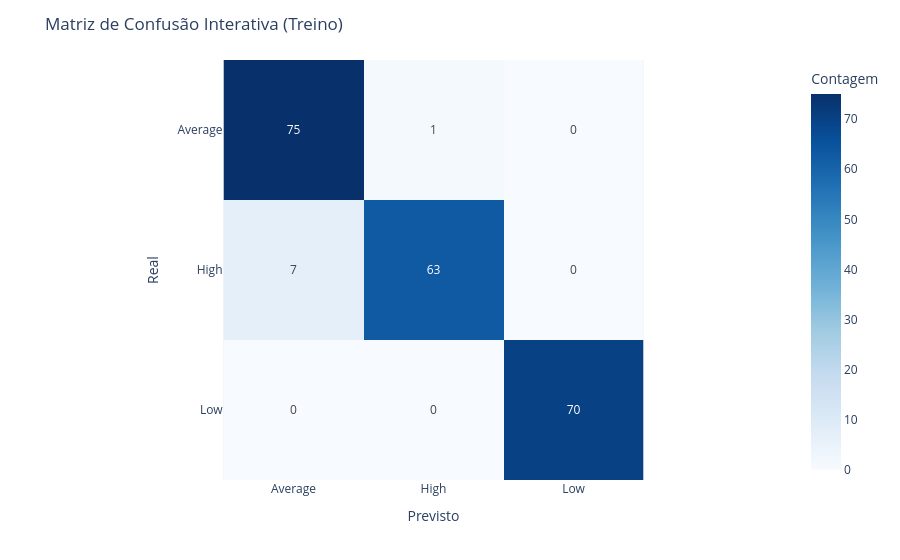

The notebook cell saved with this chart:
### Markdown cell above
Dica: Para calcularmos o recall em classificação multi classe precisamos usar o atributo macro:
recall = recall_score(y_train, y_pred_train, average='macro')

### Code cell
df = pd.read_csv("CREDIT_SCORE_BALANCEADO.csv")
display(df.head())

colunas_candidatas = [col for col in df.columns if 'score' in col.lower() or 'credito' in col.lower()]
target_col = colunas_candidatas[0] if colunas_candidatas else df.columns[-1]

y = df[target_col]
X = df.drop(columns=[target_col])

X_train, X_test, y_train, y_test = train_test_split(X, y, test_size=0.2, random_state=42)

print("="*40)
print("1. VERIFICAÇÃO DO NÚMERO DE LINHAS")
print("="*40)
total_original = len(df)
total_dividido = len(X_train) + len(X_test)
print(f"Total original: {total_original}")
print(f"Treino + Teste: {total_dividido}")
print("Status:", "OK" if total_original == total_dividido else "Divergência")

print("\n" + "="*40)
print("2. VERIFICAÇÃO DAS VARIÁVEIS")
print("="*40)
print(f"y: '{target_col}'")
print(f"X: {X.shape[1]} colunas")

print("\n" + "="*40)
print("3. BALANCEAMENTO EM Y (TESTE)")
print("="*40)
print(y_test.value_counts())
print("\nPercentual (%):")
print(y_test.value_counts(normalize=True) * 100)

modelo = GaussianNB()
modelo.fit(X_train, y_train)

print("\n" + "="*40)
print("4. MODELO TREINADO (GaussianNB)")
print("="*40)
display(modelo)
print("\nClasses aprendidas:", modelo.classes_)

y_pred_train = modelo.predict(X_train)

print("\n" + "="*40)
print("5. AVALIAÇÃO NOS DADOS DE TREINO")
print("="*40)
acuracia_train = accuracy_score(y_train, y_pred_train)
recall_train = recall_score(y_train, y_pred_train, average='macro')
matriz_conf_train = confusion_matrix(y_train, y_pred_train)

print(f"Acurácia (Treino): {acuracia_train:.4f}")
print(f"Recall Macro (Treino): {recall_train:.4f}")

classes = modelo.classes_
fig = px.imshow(
    matriz_conf_train,
    x=classes,
    y=classes,
    text_auto=True,
    color_continuous_scale="Blues",
    labels=dict(x="Valor Previsto", y="Valor Real", color="Contagem")
)
fig.update_layout(
    title="Matriz de Confusão Interativa (Treino)",
    xaxis_title="Previsto",
    yaxis_title="Real"
)
fig.show()

### Figure 1 — Plotly figure (JSON) as saved in the notebook; plotly's stock layout.template omitted (floating-point values rounded to 4 significant figures)
{"data": [{"coloraxis": "coloraxis", "hovertemplate": "Valor Previsto: %{x}<br>Valor Real: %{y}<br>Contagem: %{z}<extra></extra>", "name": "0", "texttemplate": "%{z}", "type": "heatmap", "x": ["Average", "High", "Low"], "xaxis": "x", "y": ["Average", "High", "Low"], "yaxis": "y", "z": [[75, 1, 0], [7, 63, 0], [0, 0, 70]]}], "layout": {"coloraxis": {"colorbar": {"title": {"text": "Contagem"}}, "colorscale": [[0, "rgb(247,251,255)"], [0.125, "rgb(222,235,247)"], [0.25, "rgb(198,219,239)"], [0.375, "rgb(158,202,225)"], [0.5, "rgb(107,174,214)"], [0.625, "rgb(66,146,198)"], [0.75, "rgb(33,113,181)"], [0.875, "rgb(8,81,156)"], [1, "rgb(8,48,107)"]]}, "margin": {"t": 60}, "title": {"text": "Matriz de Confusão Interativa (Treino)"}, "xaxis": {"anchor": "y", "constrain": "domain", "domain": [0, 1], "scaleanchor": "y", "title": {"text": "Previsto"}}, "yaxis": {"anchor": "x", "autorange": "reversed", "constrain": "domain", "domain": [0, 1], "title": {"text": "Real"}}}}
